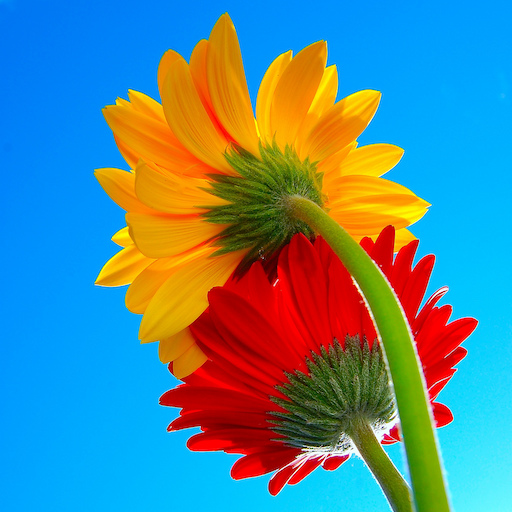
#> input picture 004/003 - LAB/flowers.jpg, 512 x 512 px
$ jupyter execute '2026_PDI_PATRICIO_VELASQUEZ_CHRISTIAN_008- actividad integradora - segmentacion por color.ipynb'
#> lines starting #> are read from the running program, lines starting #| are printed output that depends on the picture; after the words box and inside, x2 and y2 are one past the last pixel; in counts of white or black regions, pixels touching at a corner belong together
# Actividad integradora: Segmentación por color

En esta actividad vas a tomar decisiones propias. Ya viste ejemplos guiados; ahora te toca diseñar una estrategia de segmentación, justificarla y revisar tus resultados.

## Consigna general

Podés trabajar de dos maneras:

- con una imagen de ejemplo del repositorio, o
- con `imagen_preprocesada.png` si antes completaste `007 - recuperacion y preprocesamiento de imagenes propias.ipynb`.

La meta no es solo obtener una máscara "linda", sino explicar por qué elegiste esa estrategia y qué límites encontraste.

## Qué se espera que entregues

- una imagen de entrada,
- una o más máscaras de prueba,
- una versión final segmentada,
- una breve justificación de los umbrales elegidos,
- una reflexión sobre errores, ajustes y límites del método.

## Criterios de evaluación

- claridad en la lectura de la imagen,
- justificación de parámetros,
- capacidad para comparar alternativas,
- interpretación crítica del resultado,
- uso claro del lenguaje técnico.

[cell 1]
import urllib.request
from pathlib import Path

import cv2
import matplotlib.pyplot as plt
import numpy as np


def cargar_rgb(ruta):
    imagen_bgr = cv2.imread(str(ruta))
    return cv2.cvtColor(imagen_bgr, cv2.COLOR_BGR2RGB)


def mostrar_canales(imagen_rgb):
    rojo = imagen_rgb[:, :, 0]
    verde = imagen_rgb[:, :, 1]
    azul = imagen_rgb[:, :, 2]

    fig, axes = plt.subplots(2, 2, figsize=(10, 9))
    axes[0, 0].imshow(imagen_rgb)
    axes[0, 0].set_title("Imagen original")
    axes[0, 0].axis("off")

    axes[0, 1].imshow(rojo, cmap="gray")
    axes[0, 1].set_title("Canal rojo")
    axes[0, 1].axis("off")

    axes[1, 0].imshow(verde, cmap="gray")
    axes[1, 0].set_title("Canal verde")
    axes[1, 0].axis("off")

    axes[1, 1].imshow(azul, cmap="gray")
    axes[1, 1].set_title("Canal azul")
    axes[1, 1].axis("off")

    plt.tight_layout()
    plt.show()


def mostrar_histogramas(imagen_rgb):
    fig, axes = plt.subplots(1, 3, figsize=(15, 4))
    for ax, indice, color, titulo in zip(
        axes,
        [0, 1, 2],
        ["red", "green", "blue"],
        ["Rojo", "Verde", "Azul"],
    ):
        hist, bins = np.histogram(imagen_rgb[:, :, indice].flatten(), bins=256, range=[0, 256])
        ax.plot(bins[:-1], hist, color=color)
        ax.set_title(f"Histograma {titulo}")
        ax.set_xlim(0, 255)
        ax.grid(alpha=0.3)
    plt.tight_layout()
    plt.show()


def segmentar_color(imagen_rgb, r_min, r_max, g_min, g_max, b_min, b_max):
    rojo = imagen_rgb[:, :, 0]
    verde = imagen_rgb[:, :, 1]
    azul = imagen_rgb[:, :, 2]
    mascara = (
        (rojo >= r_min) & (rojo <= r_max) &
        (verde >= g_min) & (verde <= g_max) &
        (azul >= b_min) & (azul <= b_max)
    )
    return mascara

[cell 2]
archivos = {
    "flores": (
        Path("flowers.jpg"),
        "https://www.dropbox.com/s/jetlnfihles3g7k/flowers.jpg?dl=1",
    ),
    "frutos": (
        Path("frutos_rojos.png"),
        "https://www.dropbox.com/s/do6b49d10ty1dyf/frutos_rojos.png?dl=1",
    ),
}

for ruta, url in archivos.values():
    if not ruta.exists():
        urllib.request.urlretrieve(url, ruta)

if Path("imagen_preprocesada.png").exists():
    print("También está disponible: imagen_preprocesada.png")

print("Imágenes listas para la actividad.")

## Parte 1. Elegí una imagen y un color objetivo

Si completaste el cuaderno extra de preprocesamiento, te conviene empezar con `imagen_preprocesada.png`. Si no, podés trabajar con `flowers.jpg` o con `frutos_rojos.png`.

Antes de escribir código, anotá qué color querés segmentar y por qué te parece un buen caso para probar.

[cell 3]
# Elegí la imagen con la que vas a trabajar.
if Path("imagen_preprocesada.png").exists():
    nombre_imagen = "imagen_preprocesada.png"
else:
    nombre_imagen = "flowers.jpg"  # o "frutos_rojos.png"

imagen_rgb = cargar_rgb(nombre_imagen)
#> in cargar_rgb, imagen_bgr is the input picture: shape (512, 512, 3); mean B, G, R 144.6, 134.8, 86.6

# Escribí en una frase qué color querés segmentar.
color_objetivo = "Quiero segmentar el color verde del arbol"

plt.figure(figsize=(6, 6))
plt.imshow(imagen_rgb)
plt.title(f"Imagen elegida: {nombre_imagen}")
plt.axis("off")
plt.show()

print("Color objetivo:", color_objetivo)

## Parte 2. Explorá canales e histogramas

Antes de definir umbrales, mirá la imagen por canales y revisá sus histogramas. La pregunta clave es: ¿qué canal parece más útil para distinguir el color que querés aislar?

[cell 4]
mostrar_canales(imagen_rgb)
#> in mostrar_canales, `rojo = imagen_rgb[:, :, 0]`:
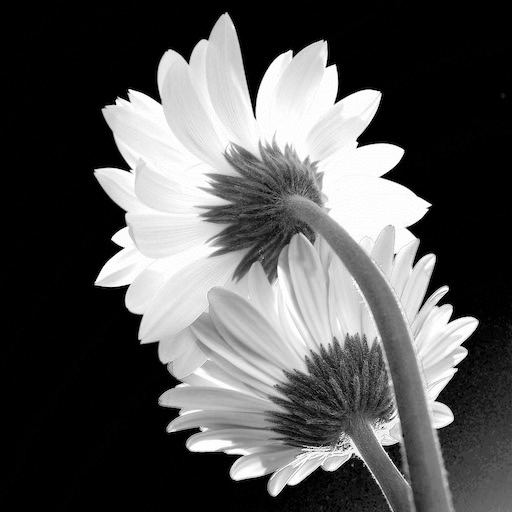
#> rojo: shape (512, 512); min 0, max 255, mean 86.6
#> in mostrar_canales, `verde = imagen_rgb[:, :, 1]`:
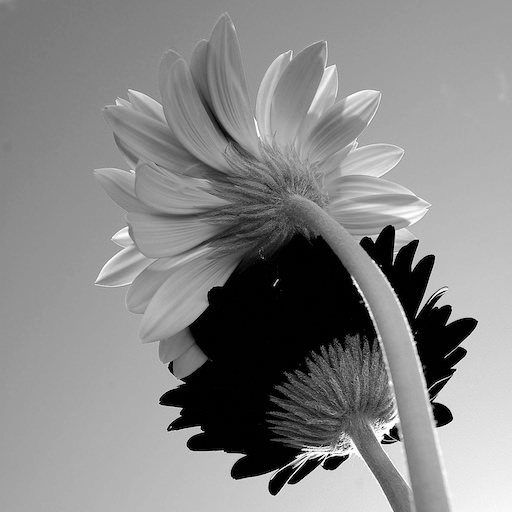
#> verde: shape (512, 512); min 0, max 255, mean 134.8
#> in mostrar_canales, `azul = imagen_rgb[:, :, 2]`:
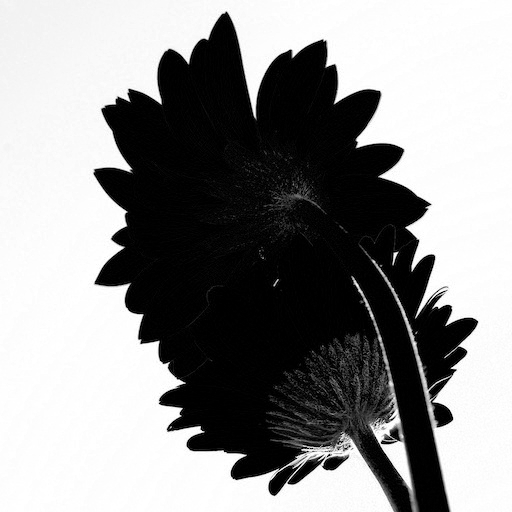
#> azul: shape (512, 512); min 0, max 255, mean 144.6
#> in mostrar_canales, `plt.show()`:
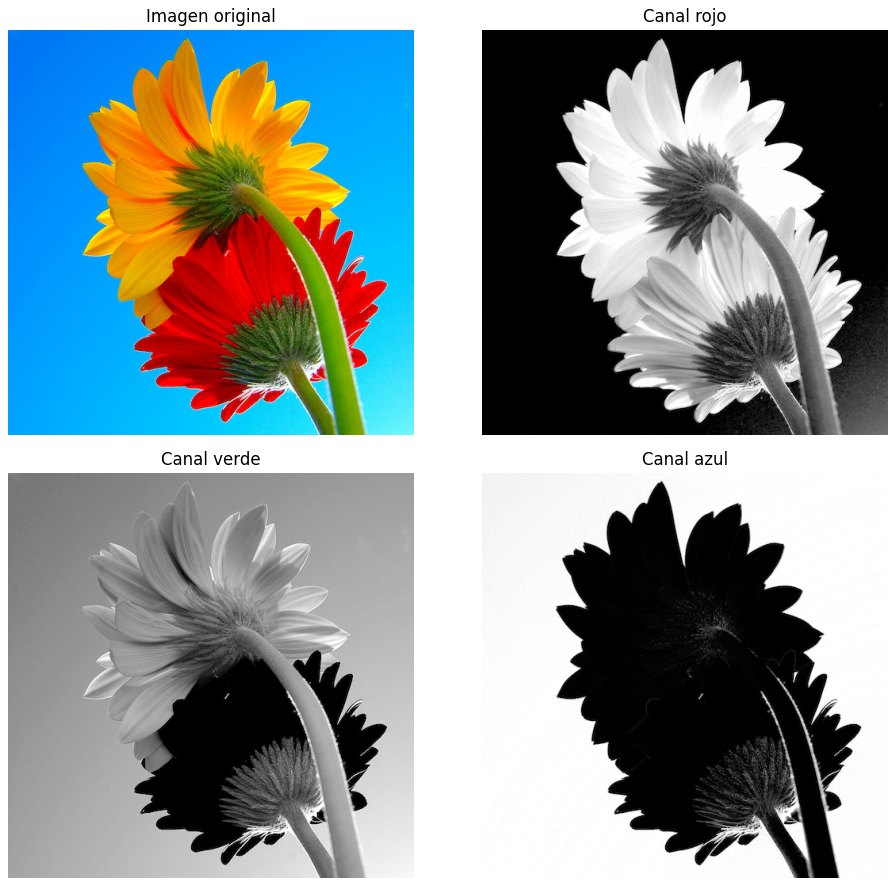
#> figure drawn by matplotlib, 4 panels
mostrar_histogramas(imagen_rgb)
#> in mostrar_histogramas, `plt.show()`:
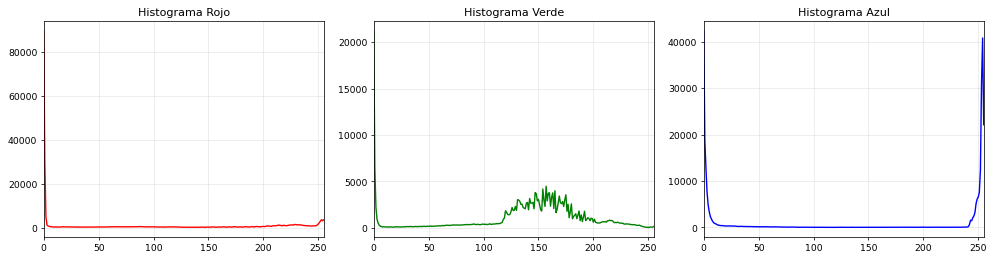
#> figure drawn by matplotlib, 3 panels; panel 1: curve peaks at x = 0, y = 89390; panel 2: curve peaks at x = 0, y = 21209; panel 3: curve peaks at x = 0, y = 42303

# Escribí una observación breve sobre lo que viste.
observacion = """Observación breve: La imagen muestra una escena con colores variados, incluyendo tonos rojos, verdes y azules
¿Qué canal parece más útil para distinguir el color que quiero aislar?: El canal verde tiene una distribución más amplia, lo que sugiere la presencia de vegetación,"
mientras que el canal rojo tiene picos que podrían corresponder a flores o frutos."""
print(observacion)

## Parte 3. Diseñá tu primera estrategia de segmentación

Completá los rangos mínimos y máximos para cada canal. No tienen por qué ser perfectos en el primer intento. La idea es que puedas probar, mirar y corregir.

[cell 5]
r_min, r_max = 0, 120
g_min, g_max = 80, 220
b_min, b_max = 0, 150


mascara_1 = segmentar_color(imagen_rgb, r_min, r_max, g_min, g_max, b_min, b_max)
#> in segmentar_color, `mascara = ( (rojo >= r_min) & (rojo <= r_max) & (verde >= g_min) & (ve..`:
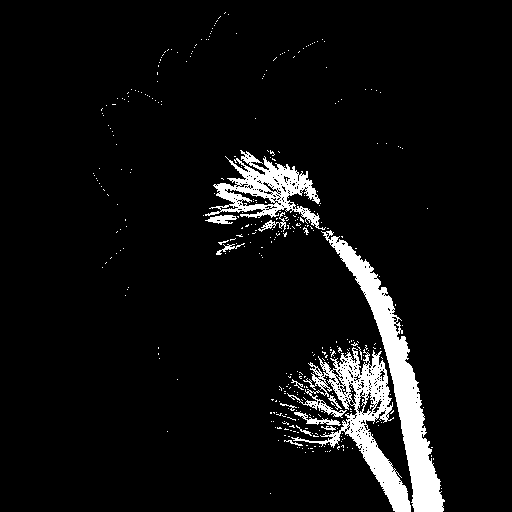
#> mascara: shape (512, 512) bool; 6.4% white; 361 white regions (346 under 20 px), largest, box (x1, y1, x2, y2) and area: (321, 230, 445, 512) 6460, (287, 347, 411, 512) 5280, (205, 150, 326, 230) 3332
resultado_1 = imagen_rgb.copy()
resultado_1[~mascara_1] = 0
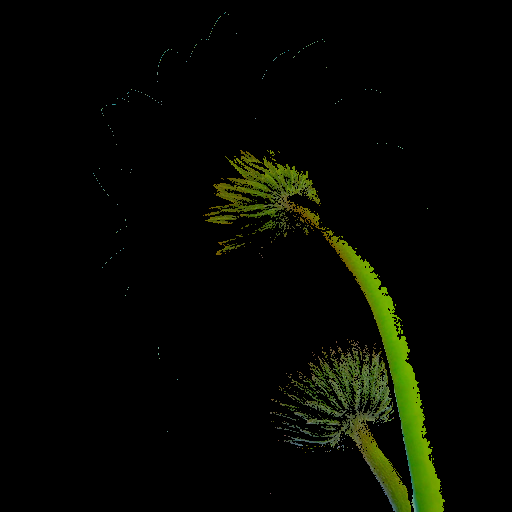
#> resultado_1: shape (512, 512, 3); mean R, G, B 5.7, 7.7, 1.4

fig, axes = plt.subplots(1, 3, figsize=(15, 5))
axes[0].imshow(imagen_rgb)
axes[0].set_title("Original")
axes[0].axis("off")

axes[1].imshow(mascara_1, cmap="gray")
axes[1].set_title("Máscara 1")
axes[1].axis("off")

axes[2].imshow(resultado_1)
axes[2].set_title("Resultado 1")
axes[2].axis("off")

plt.tight_layout()
plt.show()

## Parte 4. Revisá y mejorá

Proponé una segunda estrategia. Puede cambiar solo un parámetro o varios. Después compará ambos resultados y explicá cuál conservarías.

[cell 6]
r_min_2, r_max_2 = 0, 60
g_min_2, g_max_2 = 85, 210
b_min_2, b_max_2 = 0, 95


mascara_2 = segmentar_color(imagen_rgb, r_min_2, r_max_2, g_min_2, g_max_2, b_min_2, b_max_2)
#> call 2 of segmentar_color, with r_min = 0, r_max = 60, g_min = 85, g_max = 210, b_min = 0, b_max = 95
#> in segmentar_color (call 2), `mascara = ( (rojo >= r_min) & (rojo <= r_max) & (verde >= g_min) & (ve..`:
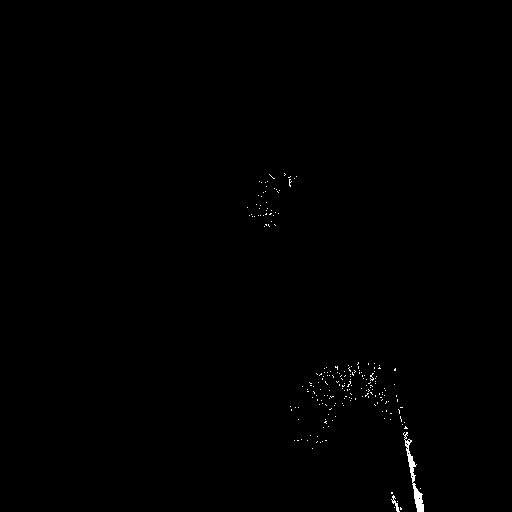
#> mascara: shape (512, 512) bool; 0.31% white; 205 white regions (203 under 20 px), largest, box (x1, y1, x2, y2) and area: (403, 432, 424, 512) 376, (391, 495, 400, 512) 48
resultado_2 = imagen_rgb.copy()
resultado_2[~mascara_2] = 0

fig, axes = plt.subplots(2, 2, figsize=(12, 10))
axes[0, 0].imshow(mascara_1, cmap="gray")
axes[0, 0].set_title("Máscara 1")
axes[0, 0].axis("off")

axes[0, 1].imshow(resultado_1)
axes[0, 1].set_title("Resultado 1")
axes[0, 1].axis("off")

axes[1, 0].imshow(mascara_2, cmap="gray")
axes[1, 0].set_title("Máscara 2")
axes[1, 0].axis("off")

axes[1, 1].imshow(resultado_2)
axes[1, 1].set_title("Resultado 2")
axes[1, 1].axis("off")

plt.tight_layout()
plt.show()
